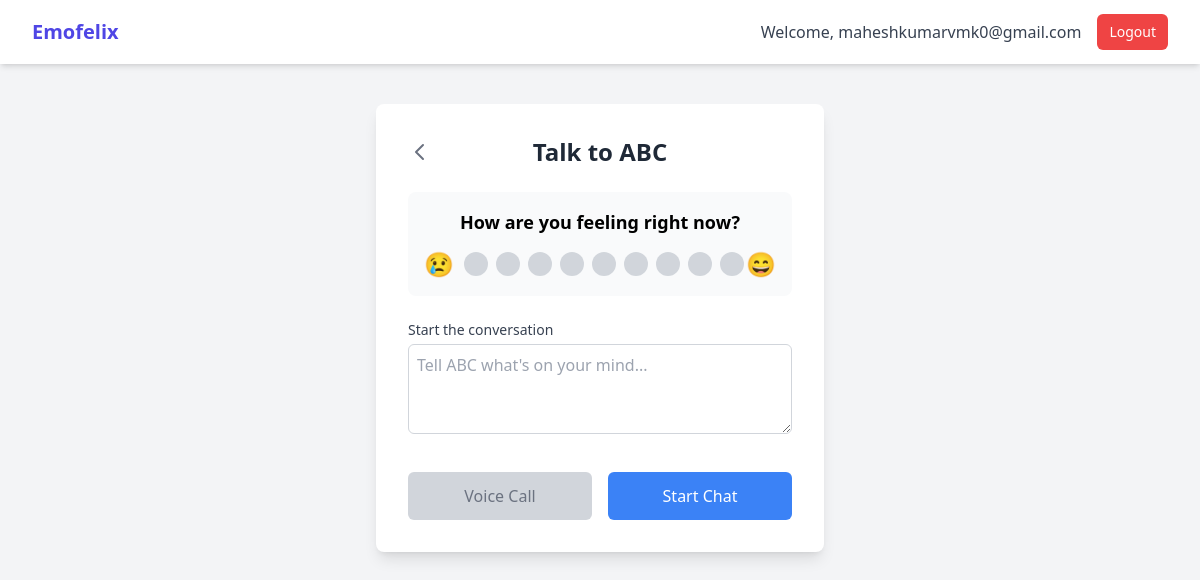
The page /customize/4/ (signed in) on the database its author committed.
### mainapp/models.py (models this page shows, shortened)
class CustomUser(AbstractUser):
    def __str__(self):
        return self.username

class Relation(models.Model):
    user = models.ForeignKey(CustomUser, on_delete=models.CASCADE, related_name="relations")
    name = models.CharField(max_length=100)
    relation_type = models.CharField(max_length=50)  # e.g. "Mother", "Friend"
    emotion_model = models.CharField(max_length=100)
    voice_model = models.CharField(max_length=100)

### mainapp/views.py (the view)
# urls.py: path('customize/<int:relation_id>/', views.customize_call_view, name='customize-call'),
@login_required
def customize_call_view(request, relation_id):
    relation = get_object_or_404(Relation, pk=relation_id, user=request.user)
    return render(request, 'mainapp/customize_call.html', {'relation': relation})

### mainapp/templates/mainapp/customize_call.html (shortened to what this page needs)
{% extends 'base.html' %}
{% block content %}
<div class="bg-white p-6 md:p-8 rounded-lg shadow-lg max-w-md mx-auto">
    <div class="flex items-center justify-between mb-6">
        <a href="{% url 'home' %}" class="text-gray-500 hover:text-gray-800">
            <svg xmlns="http://www.w3.org/2000/svg" class="h-6 w-6" fill="none" viewBox="0 0 24 24" stroke="currentColor"><path stroke-linecap="round" stroke-linejoin="round" stroke-width="2" d="M15 19l-7-7 7-7" /></svg>
        </a>
        <h1 class="text-2xl font-bold text-gray-800">Talk to {{ relation.name }}</h1>
    </div>
    <form action="{% url 'chat' relation.id %}" method="GET">
        <div class="bg-gray-50 p-4 rounded-lg mb-6">
            <h2 class="text-lg font-semibold text-center mb-3">How are you feeling right now?</h2>
            <div class="flex items-center justify-between">
                <span class="text-2xl">😢</span>
                <div class="flex space-x-2">
                    {% for i in "123456789" %}
                    <label for="mood{{i}}" class="w-6 h-6 rounded-full bg-gray-300 cursor-pointer hover:bg-yellow-400"></label>
                    {% endfor %}
                </div>
                <span class="text-2xl">😄</span>
            </div>
        </div>
        <div>
            <label for="message" class="block text-sm font-medium text-gray-700 mb-1">Start the conversation</label>
            <textarea id="message" name="message" rows="3" class="w-full border border-gray-300 rounded-md p-2" placeholder="Tell {{ relation.name }} what's on your mind..."></textarea>
        </div>
        <div class="mt-8 grid grid-cols-2 gap-4">
            <button type="button" class="w-full flex items-center justify-center p-3 rounded-md bg-gray-300 text-gray-500 cursor-not-allowed" disabled>Voice Call</button>
            <button type="submit" class="w-full flex items-center justify-center p-3 rounded-md bg-blue-500 text-white hover:bg-blue-600">Start Chat</button>
        </div>
    </form>
</div>
{% endblock %}

### mainapp/templates/base.html (shortened to what this page needs)
<!DOCTYPE html>
<html lang="en">
<head>
    <script src="https://cdn.tailwindcss.com"></script>
</head>
<body class="bg-gray-100">
    <nav class="bg-white shadow-md">
        <div class="max-w-7xl mx-auto px-4 sm:px-6 lg:px-8">
            <div class="flex justify-between h-16">
                <div class="flex">
                    <a href="{% url 'home' %}" class="flex-shrink-0 flex items-center text-xl font-bold text-indigo-600">
                        Emofelix
                    </a>
                </div>
                <div class="flex items-center">
                    {% if user.is_authenticated %}
                        <span class="text-gray-700 mr-4">Welcome, {{ user.username }}</span>
                        <a href="{% url 'logout' %}" class="px-3 py-2 rounded-md text-sm font-medium text-white bg-red-500 hover:bg-red-600">Logout</a>
                    {% else %}
                        <a href="{% url 'login' %}" class="px-3 py-2 rounded-md text-sm font-medium text-white bg-indigo-600 hover:bg-indigo-700">Login</a>
                    {% endif %}
                </div>
            </div>
        </div>
    </nav>
    <main class="py-10">
        <div class="max-w-7xl mx-auto sm:px-6 lg:px-8">
            {% block content %}
            {% endblock %}
        </div>
    </main>
</body>
</html>

### rows shown on the page
CustomUser: username "maheshkumarvmk0@gmail.com"
Relation: name "ABC", message "Tell ABC what's on your mind..."
